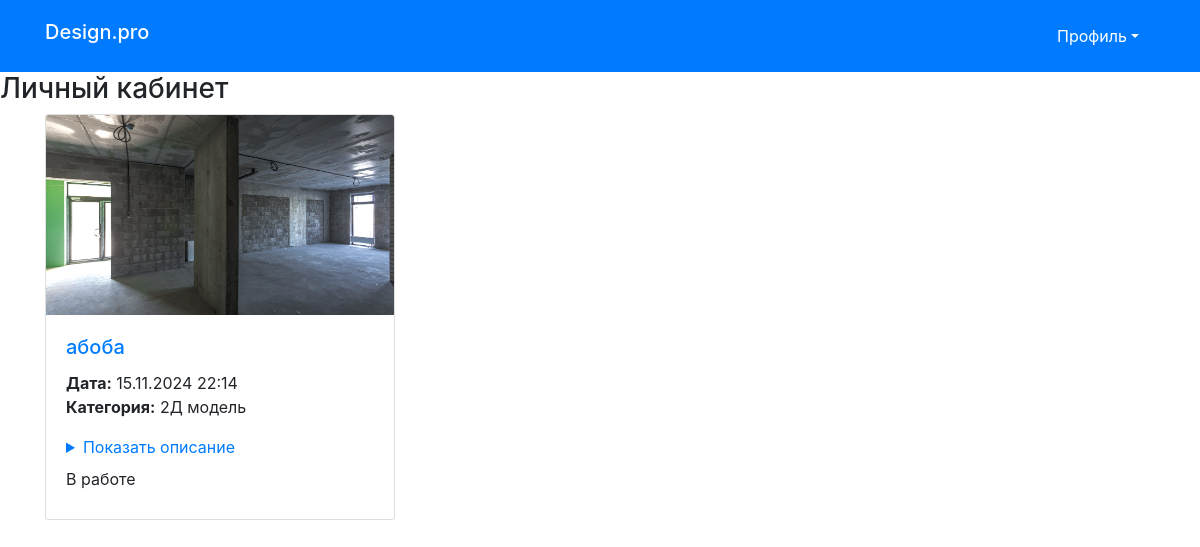
Screenshot of /catalog/personal_account/ (signed in) with the database file from the repository.
### catalog/models.py (models this page shows, shortened)
class Application(models.Model):
    STATUS_CHOICES = [
        ('new', 'Новая'),
        ('work', 'Принято в работу'),
        ('done', 'Выполнено'),
    ]
    title = models.CharField(max_length=200)
    description = models.TextField()
    category = models.ForeignKey(Category, on_delete=models.CASCADE)
    photo = models.ImageField(upload_to='photos/', max_length=200)
    created_at = models.DateTimeField(auto_now_add=True)
    status = models.CharField(max_length=10, choices=STATUS_CHOICES, default='new')
    creator = models.ForeignKey(User, on_delete=models.CASCADE, null=True, blank=True)  # Add this line

class Category(models.Model):
    name = models.CharField(max_length=100)
    def __str__(self):
        return self.name

### catalog/views.py (the view)
# urls.py: path('personal_account/', AccountListView.as_view(), name='personal_account'),
class AccountListView(LoginRequiredMixin, generic.ListView):
    model = Application
    template_name = 'catalog/personal_account.html'
    def get_queryset(self):
        return Application.objects.filter(creator=self.request.user).order_by('-created_at')
    def get_context_data(self, **kwargs):
        context = super().get_context_data(**kwargs)
        context['designapplication_list'] = self.get_queryset()
        print("Current user:", self.request.user)  # Debugging output
        return context

### catalog/models.py (called while the page is built)
    def __str__(self):
        return self.username

### catalog/templates/catalog/personal_account.html (shortened to what this page needs)
{% extends "basic.html" %}
{% block content %}
<h3>Личный кабинет</h3>
    {% if designapplication_list %}
        <div class="container">
            <div class="row">
                {% for application in designapplication_list %}
                    <div class="col-md-4 mb-4">
                        <div class="card">
                            {% if application.photo %}
                                <img src="{{ application.photo.url }}" alt="{{ application.title }}" class="card-img-top" style="max-height: 200px; object-fit: cover;">
                            {% endif %}
                            <div class="card-body d-flex flex-column">
                                <h5 class="card-title">
                                    <a href="{{ application.get_absolute_url }}">{{ application.title }}</a>
                                </h5>
                                <p class="card-text">
                                    <strong>Дата:</strong> {{ application.created_at|date:"d.m.Y H:i" }}<br>
                                    <strong>Категория:</strong> {{ application.category }}<br>
                                </p>
                                <details style="margin-top: auto;">
                                    <summary style="cursor: pointer; color: #007bff; padding: 0; margin: 0;">
                                        Показать описание
                                    </summary>
                                </details>
                                {% if application.status == 'new' %}
                                    <a href="{% url 'delete_application' application.id %}" class="button delete-button pt-2 pb-2">Удалить</a>
                                {% else %}
                                    <p class="button delete-button-inactive pt-2 pb-2 mb-0">В работе</p>
                                {% endif %}
                            </div>
                        </div>
                    </div>
                {% endfor %}
            </div>
        </div>
    {% else %}
        <p>У вас нет заявок</p>
    {% endif %}
{% endblock %}

### catalog/static/css/style.css (style rules this page uses)
details { cursor: pointer; list-style-type: none; }
summary { padding: 0; margin: 0; }

### rows the page displays
Application: photo (picture), title "абоба", created_at "15.11.2024 22:14", category "2Д модель", status "В работе"
